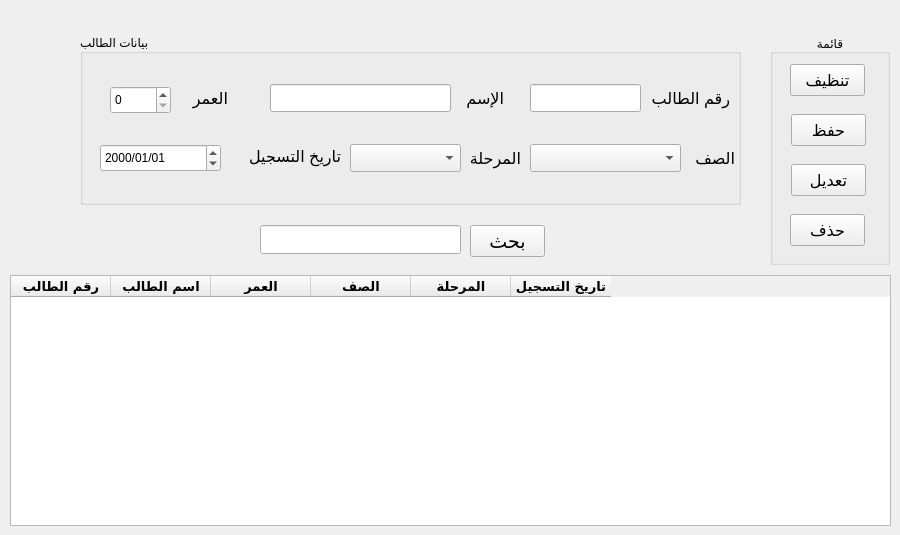
    <widget class="QWidget" name="tab_5">
     <attribute name="title">
      <string>الطلاب</string>
     </attribute>
     <widget class="QTableWidget" name="tableWidget_4">
      <property name="geometry">
       <rect>
        <x>10</x>
        <y>275</y>
        <width>881</width>
        <height>251</height>
       </rect>
      </property>
      <property name="font">
       <font>
        <family>Tajawal</family>
        <pointsize>10</pointsize>
        <weight>75</weight>
        <bold>true</bold>
       </font>
      </property>
      <column>
       <property name="text">
        <string>رقم الطالب</string>
       </property>
       <property name="font">
        <font>
         <family>Tajawal</family>
         <pointsize>10</pointsize>
        </font>
       </property>
      </column>
      <column>
       <property name="text">
        <string>اسم الطالب</string>
       </property>
      </column>
      <column>
       <property name="text">
        <string>العمر</string>
       </property>
      </column>
      <column>
       <property name="text">
        <string>الصف</string>
       </property>
      </column>
      <column>
       <property name="text">
        <string>المرحلة</string>
       </property>
      </column>
      <column>
       <property name="text">
        <string>تاريخ التسجيل</string>
       </property>
      </column>
     </widget>
     <widget class="QGroupBox" name="groupBox_10">
      <property name="geometry">
       <rect>
        <x>770</x>
        <y>34</y>
        <width>120</width>
        <height>231</height>
       </rect>
      </property>
      <property name="title">
       <string>قائمة</string>
      </property>
      <property name="alignment">
       <set>Qt::AlignCenter</set>
      </property>
      <widget class="QPushButton" name="pushButton_24">
       <property name="geometry">
        <rect>
         <x>20</x>
         <y>30</y>
         <width>75</width>
         <height>32</height>
        </rect>
       </property>
       <property name="font">
        <font>
         <pointsize>12</pointsize>
        </font>
       </property>
       <property name="text">
        <string>تنظيف</string>
       </property>
      </widget>
      <widget class="QPushButton" name="pushButton_25">
       <property name="geometry">
        <rect>
         <x>21</x>
         <y>80</y>
         <width>75</width>
         <height>32</height>
        </rect>
       </property>
       <property name="font">
        <font>
         <pointsize>12</pointsize>
        </font>
       </property>
       <property name="text">
        <string>حفظ</string>
       </property>
      </widget>
      <widget class="QPushButton" name="pushButton_26">
       <property name="geometry">
        <rect>
         <x>21</x>
         <y>130</y>
         <width>75</width>
         <height>32</height>
        </rect>
       </property>
       <property name="font">
        <font>
         <pointsize>12</pointsize>
        </font>
       </property>
       <property name="text">
        <string>تعديل</string>
       </property>
      </widget>
      <widget class="QPushButton" name="pushButton_27">
       <property name="geometry">
        <rect>
         <x>20</x>
         <y>180</y>
         <width>75</width>
         <height>32</height>
        </rect>
       </property>
       <property name="font">
        <font>
         <pointsize>12</pointsize>
        </font>
       </property>
       <property name="text">
        <string>حذف</string>
       </property>
      </widget>
     </widget>
     <widget class="QGroupBox" name="groupBox_11">
      <property name="geometry">
       <rect>
        <x>80</x>
        <y>34</y>
        <width>661</width>
        <height>171</height>
       </rect>
      </property>
      <property name="title">
       <string>بيانات الطالب</string>
      </property>
      <widget class="QLabel" name="label_19">
       <property name="geometry">
        <rect>
         <x>570</x>
         <y>52</y>
         <width>80</width>
         <height>24</height>
        </rect>
       </property>
       <property name="font">
        <font>
         <pointsize>12</pointsize>
        </font>
       </property>
       <property name="text">
        <string>رقم الطالب</string>
       </property>
      </widget>
      <widget class="QLabel" name="label_22">
       <property name="geometry">
        <rect>
         <x>380</x>
         <y>52</y>
         <width>44</width>
         <height>24</height>
        </rect>
       </property>
       <property name="font">
        <font>
         <pointsize>12</pointsize>
        </font>
       </property>
       <property name="text">
        <string>الإسم</string>
       </property>
      </widget>
      <widget class="QLabel" name="label_23">
       <property name="geometry">
        <rect>
         <x>109</x>
         <y>52</y>
         <width>39</width>
         <height>24</height>
        </rect>
       </property>
       <property name="font">
        <font>
         <pointsize>12</pointsize>
        </font>
       </property>
       <property name="text">
        <string>العمر</string>
       </property>
      </widget>
      <widget class="QLineEdit" name="lineEdit_18">
       <property name="enabled">
        <bool>true</bool>
       </property>
       <property name="geometry">
        <rect>
         <x>450</x>
         <y>50</y>
         <width>111</width>
         <height>28</height>
        </rect>
       </property>
       <property name="font">
        <font>
         <pointsize>12</pointsize>
        </font>
       </property>
      </widget>
      <widget class="QLineEdit" name="lineEdit_19">
       <property name="geometry">
        <rect>
         <x>190</x>
         <y>50</y>
         <width>181</width>
         <height>28</height>
        </rect>
       </property>
       <property name="font">
        <font>
         <pointsize>12</pointsize>
        </font>
       </property>
      </widget>
      <widget class="QLabel" name="label_24">
       <property name="geometry">
        <rect>
         <x>612</x>
         <y>112</y>
         <width>43</width>
         <height>24</height>
        </rect>
       </property>
       <property name="font">
        <font>
         <pointsize>12</pointsize>
        </font>
       </property>
       <property name="text">
        <string>الصف</string>
       </property>
      </widget>
      <widget class="QLabel" name="label_44">
       <property name="geometry">
        <rect>
         <x>390</x>
         <y>112</y>
         <width>51</width>
         <height>24</height>
        </rect>
       </property>
       <property name="font">
        <font>
         <pointsize>12</pointsize>
        </font>
       </property>
       <property name="text">
        <string>المرحلة</string>
       </property>
      </widget>
      <widget class="QLabel" name="label_45">
       <property name="geometry">
        <rect>
         <x>160</x>
         <y>110</y>
         <width>101</width>
         <height>24</height>
        </rect>
       </property>
       <property name="font">
        <font>
         <pointsize>12</pointsize>
        </font>
       </property>
       <property name="text">
        <string>تاريخ التسجيل</string>
       </property>
      </widget>
      <widget class="QDateEdit" name="dateEdit">
       <property name="geometry">
        <rect>
         <x>20</x>
         <y>110</y>
         <width>121</width>
         <height>28</height>
        </rect>
       </property>
       <property name="displayFormat">
        <string>yyyy/MM/dd</string>
       </property>
      </widget>
      <widget class="QSpinBox" name="spinBox">
       <property name="geometry">
        <rect>
         <x>30</x>
         <y>52</y>
         <width>61</width>
         <height>28</height>
        </rect>
       </property>
      </widget>
      <widget class="QComboBox" name="comboBox_11">
       <property name="geometry">
        <rect>
         <x>450</x>
         <y>110</y>
         <width>151</width>
         <height>28</height>
        </rect>
       </property>
       <property name="font">
        <font>
         <pointsize>12</pointsize>
        </font>
       </property>
      </widget>
      <widget class="QComboBox" name="comboBox_12">
       <property name="geometry">
        <rect>
         <x>270</x>
         <y>110</y>
         <width>111</width>
         <height>28</height>
        </rect>
       </property>
       <property name="font">
        <font>
         <pointsize>12</pointsize>
        </font>
       </property>
      </widget>
     </widget>
     <widget class="QPushButton" name="pushButton_28">
      <property name="geometry">
       <rect>
        <x>470</x>
        <y>225</y>
        <width>75</width>
        <height>32</height>
       </rect>
      </property>
      <property name="font">
       <font>
        <pointsize>14</pointsize>
       </font>
      </property>
      <property name="text">
       <string>بحث</string>
      </property>
     </widget>
     <widget class="QLineEdit" name="lineEdit_20">
      <property name="geometry">
       <rect>
        <x>260</x>
        <y>225</y>
        <width>201</width>
        <height>29</height>
       </rect>
      </property>
     </widget>
    </widget>
